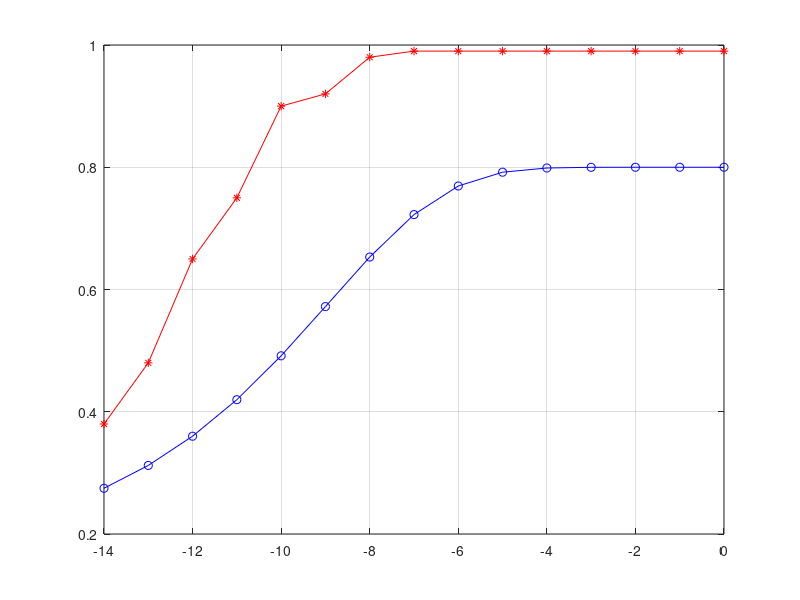

The MATLAB source for this figure: (Note: this script raises an error after producing the figure.)
clear all;
clc;
%close all;

n =300;                     
ps=ones(100,15);             
yz=ones(100,15);            
db=ones(100,15);             
qu=ones(100,15);             
pfa1=0.10;              
snr1=-14:1:0;               
k= length(snr1);

 for i = 1:k                 
    s1 = 0;                   
    snr(i) = power(10,snr1(i)/10);
        
    for kk = 1:99          
       t = 1/n:1/n:4;              
       db(kk,i)=snr(i);
       
       x = sin(5*pi*t);                
        x = ( x > 0);                
        x  =2*x-1;                   
         
        noise = randn(1,length(t));  
        pn = (std(noise)).^2;        
        a = sqrt(2*snr(i));       
        xx = a.*cos(2*pi*4*t);        
        y  = x.*xx;                  
               
        yy = y+noise;                
        
        r1 = (n+sqrt(n/2)*2*sqrt(2)*erfcinv(2*pfa1));    
        yz(kk,i)=r1;
        
        sum1 = sum(abs(yy).^2);      
        sum2=sum1/3.80;               
        ps(kk,i)=sum2;
        if sum2>r1
            s1 = s1+1;                 
            qu(kk,i)=1;
        else
            qu(kk,i)=-1;
        end
       
    end
    
    
p1(i) = s1/100;             

pd(i) = 0.40*erfc((erfcinv(2*pfa1)-snr(i)*sqrt(n/2))/sqrt(2+4*snr(i))); 

 end

ps_train=ps(:);       
yz_train=yz(:);
db_train=db(:);
qu_train=qu(:);
A=[ps_train,db_train,yz_train,qu_train];  
fid=fopen('CNNtrain.txt','wt');     
[h,l]=size(A);                                        
for ii=1:h
    for jj=1:l
        if jj==l
            fprintf(fid,'%g\n',A(ii,jj));      
        else
            fprintf(fid,'%g\t',A(ii,jj));      
        end
    end
end
fclose(fid);

            
figure(3);
plot(snr1,pd,'o-b',snr1,p1,'-*r');
grid on
legend('pf=0.10 Energy detection ','pf=0.10 Actual detection',4);
title ('Comparison of energy detection and actual detection probability')
xlabel('SNR/dB');
ylabel('pd Detection probability');